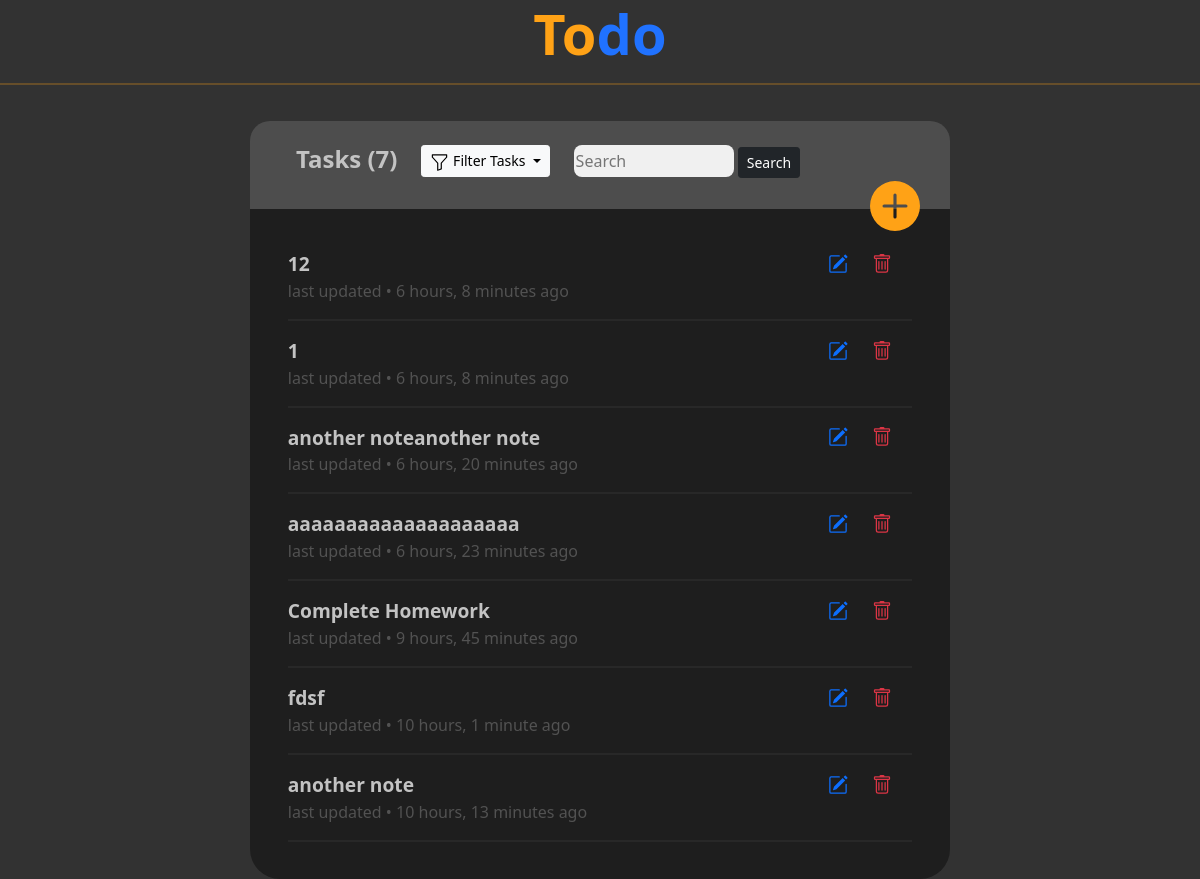
/, run on an earlier commit of the app's database.
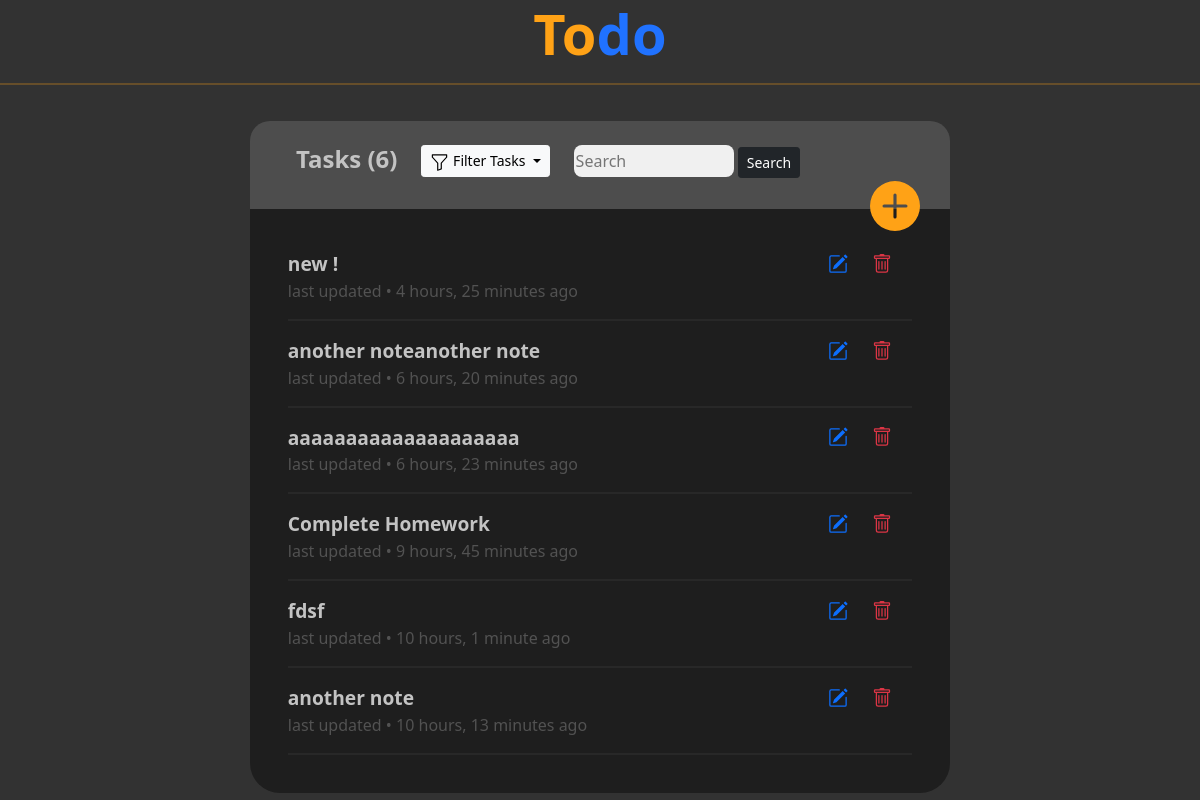
And on a later commit of the database.
### todos/models.py (models this page shows, shortened)
class Entry(models.Model):
    title = models.CharField(max_length=100)
    body = models.TextField(null=True,blank=True)
    date_added = models.DateTimeField(auto_now=True)
    completed = models.BooleanField(default=False)

### todos/views.py (the view)
# urls.py: path('',views.index , name = "index"),          # home page and a list of my To-Do's
def index(request):
    entries = Entry.objects.all().order_by("-date_added")       # retrieving all the entries from the database
    if request.method != 'POST':
        todoForm = EntryForm()                                  # empty form
    else:
        todoForm = EntryForm(request.POST)
        if todoForm.is_valid():                                 # if form is validated, then save
            todoForm.save()
            return redirect("todos:index")
    context = {"entries":entries, "todoForm":todoForm }
    return render(request,'todos/index.html',context )

### todos/forms.py
class EntryForm(ModelForm):
    class Meta:
        model = Entry
        fields = '__all__'
        exclude = ("completed", )
        widgets = {
                    'title':forms.TextInput(attrs={'class':'title_class',"placeholder":"title", "label":""}) ,
                    'body':forms.Textarea(attrs={'class':'body_class'}) ,
                }

### todos/templates/todos/index.html (shortened to what this page needs)
{% extends 'todos/base.html' %}
{% load bootstrap5 %}
{% load static %}
{% block content %}
<body style="background-color: rgb(50, 50, 50);">
  <center>
    <a href="{% url 'todos:index'  %}">
     <h1 style="color:rgb(255, 162, 22);font-size:3.5rem"> <strong> To<span style="color: rgb(32, 114, 255);" >do</span>  </strong>  </h1>
    </a>
  </center>
  <hr style="border: 1px rgb(255, 162, 22) solid" />
  <div class="d-flex justify-content-center">
    <div id="todo-container" class="col-md-7 col-sm-9 col-12">
    <div style="height: 5.5rem;background-color: rgb(77, 77, 77);border-radius: 20px 20px 0px 0px;">
      <div class="container">
        <br>
        <div class="d-flex">
          <div class="">
            <h4 style="color: rgb(195, 195, 195);margin-left:22px;font-weight: 600;">Tasks ({{entries.count}}) </h4>
          </div>
          <div style="padding-left: 1.5rem;">
         <div class="dropdown">
          <button class="btn btn-light dropdown-toggle btn-sm" type="button" id="dropdownMenuButton2" data-bs-toggle="dropdown" aria-expanded="false">
              Filter Tasks
          </button>
        </div>
        </div>
          <div class="d-none d-md-block" style="padding-left: 1.5rem;">
              <form  action="{% url 'todos:searchTodos' %}" method="post">
               <input class="mr-sm-2"  id="searchInput" name="search" type="text" placeholder="Search">
               <span > <button  name="submit" class="btn btn-dark btn-sm">Search</button> </span>
              </form>
          </div>
        </div>
      </div>
    </div>
  <div style="margin-top: -28px;" class="d-flex justify-content-end">
    <a id="addIcon" onclick="addNote()" style="color: rgb(255, 162, 22);margin-right: 30px;cursor: pointer;"  >
        <svg id="addIconSVG" xmlns="http://www.w3.org/2000/svg" width="50" height="50" fill="currentColor" class="bi bi-plus-circle-fill" viewBox="0 0 16 16">
            <path d="M16 8A8 8 0 1 1 0 8a8 8 0 0 1 16 0zM8.5 4.5a.5.5 0 0 0-1 0v3h-3a.5.5 0 0 0 0 1h3v3a.5.5 0 0 0 1 0v-3h3a.5.5 0 0 0 0-1h-3v-3z"/>
          </svg>
    </a>
</div>
      <div style="margin: 0.5cm 1cm 1cm 1cm">
        {% for entry in entries %}
        <div class="row">
            <div class="col-9 col-md-10">
                <a
                href="{% url 'todos:todoDetail' entry.id %}"
                style="
                  color: rgb(195, 195, 195);
                  font-weight: 600;
                  text-decoration: none;
                  font-size: 1.2rem;
                "
              >
                {{entry.title}}
              </a>
              <p style="margin: 0cm;color:rgb(82, 82, 82)" >last updated <span>&bull;</span>   <span>{{entry.date_added|timesince}} ago</span>  </p>
            </div>
            <div class="col-3 col-md-2">
                <a href="{% url 'todos:editTodo' entry.id %}">
                </a>
                 <span style="margin-left: 20px;">
                    <a href="{% url 'todos:deleteTodo' entry.id %}">
                    </a>
                </span>
            </div>
        </div>
        <hr style="border: 1px rgb(70, 70, 70) solid" />
        {% endfor %}
      </div>
    </div>
  </div>
</body>
{% endblock content %}

What changed in the data, as far as the page shows it:
removed Entry: title "12", date_added "6 hours, 8 minutes"
removed Entry: title "1", date_added "6 hours, 8 minutes"
added Entry: title "new !", date_added "4 hours, 25 minutes"
Also different on the page:
{{ entries.count }}: "7" → "6"
